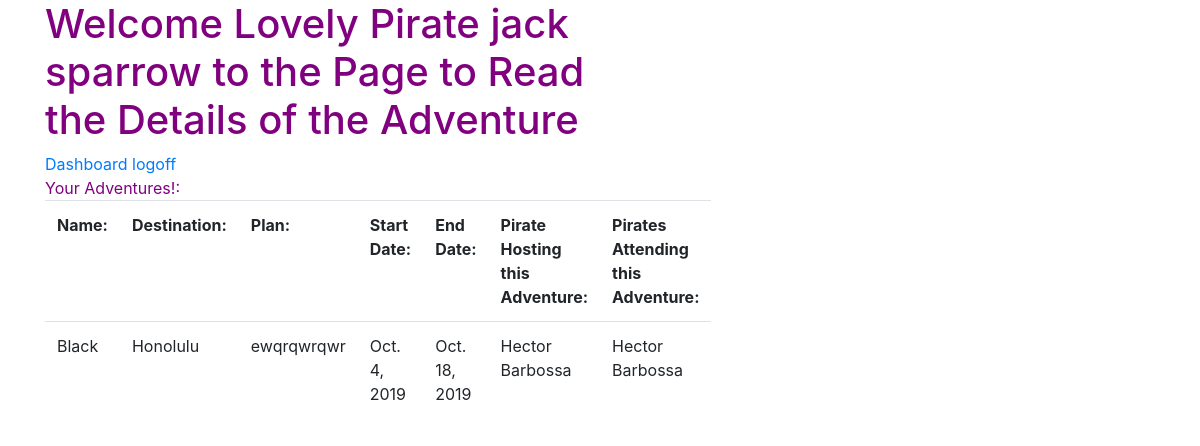
/pirates_adventure/adventures/1 (signed in), run on the app's committed database.
### log_reg_adventure_app/models.py (models this page shows)
class User(models.Model):
    first_name = models.CharField(max_length=45)
    last_name = models.CharField(max_length=45)
    alias = models.CharField(max_length=45)
    email = models.CharField(max_length=45)
    password = models.CharField(max_length=255)
    birthday = models.DateField()
    created_at = models.DateTimeField(auto_now_add=True)
    updated_at = models.DateTimeField(auto_now=True)
    objects = LoginManager()

### adventure_app/models.py (models this page shows)
class Adventure(models.Model):
    name = models.CharField(max_length=45)
    attending_adventure = models.ManyToManyField(User, related_name="pirates_attending_adventures_list", default = "")
    hosting_adventure = models.ForeignKey(User, related_name="pirates_hosting_adventures_list", default = "")
    destination = models.CharField(max_length = 255)
    start_date = models.DateField()
    end_date = models.DateField()
    plan = models.TextField()
    created_at = models.DateTimeField(auto_now_add=True)
    updated_at = models.DateTimeField(auto_now=True)
    objects = AdventureManager()

### adventure_app/views.py (the view)
# urls.py: url(r'^adventures/(?P<adventure_id>\d+)$', views.Read),
def Read(request, adventure_id):
    if 'user_id' not in request.session:
        return redirect('/')
    this_pirate_id = request.session["user_id"]
    this_pirate = User.objects.get(id=this_pirate_id)
    this_adventure = Adventure.objects.get(id=adventure_id)
    attend_list = this_adventure.attending_adventure
    host_list = this_adventure.hosting_adventure
    context = {
        'this_pirate_template': this_pirate,
        'this_adv_template': this_adventure,
        'attend_list_template': attend_list,
        'host_list_template': host_list,
    }
    return render(request, "adventure_app/read.html", context)

### adventure_app/templates/adventure_app/read.html (shortened to what this page needs)
<!DOCTYPE html>
<html>
<head>
<link rel="stylesheet" href="https://stackpath.bootstrapcdn.com/bootstrap/4.3.1/css/bootstrap.min.css">
{% load static %}
<link rel="stylesheet" href="{% static 'adventure_app/css/style.css' %}">
</head>
<body>
<div class = "container" >
    <div class = "text_left">
       <div class="row">
           <div class="col-6">
                <h1>Welcome Lovely Pirate {{this_pirate_template.first_name}} {{this_pirate_template.last_name}}  to the Page to Read the Details of the Adventure</h1>
            </div>
       </div>
       <div class="row">
            <div class="col-6">
                    <a href="/pirates_adventure/dashboard">Dashboard</a>
                    <a href= "/logout"> logoff</a>
            </div>
        </div>
    </div>
    <div class = "middle">
        <div class="row">
            <div class="col-6">
                <table class = "table">
                        <th>Name:  </th>
                        <th>Destination:  </th>
                        <th>Plan:  </th>
                        <th>Start Date:  </th>
                        <th>End Date:  </th>
                        <th>Pirate Hosting this Adventure:  </th>
                        <th>Pirates Attending this Adventure:  </th>
                        <tr>
                            <td>{{this_adv_template.name}}</td>
                            <td>{{this_adv_template.destination}}</td>
                            <td>{{this_adv_template.plan}}</td>
                            <td>{{this_adv_template.start_date}}</td>
                            <td>{{this_adv_template.end_date}}</td>
                            <td>{{this_adv_template.hosting_adventure.first_name}}  {{this_adv_template.hosting_adventure.last_name}}</td>
                            <td>{% for b in this_adv_template.attending_adventure.all %}
                                    {{b.first_name}}  {{b.last_name}}
                                {% endfor %}
                            </td>                        </tr>
                     </table>
            </div>
        </div>
    </div>
</div>
</body>
</html>

### adventure_app/static/adventure_app/css/style.css (style rules this page uses)
* { margin:0px; padding: 0px; }
.container { color: purple; }
.text_left { display:inline-block; }

### data on the page
User: first_name "jack", last_name "sparrow"
Adventure: name "Black", destination "Honolulu", plan "ewqrqwrqwr", start_date "Oct. 4, 2019", end_date "Oct. 18, 2019", hosting_adventure.first_name "Hector", hosting_adventure.last_name "Barbossa"
User: first_name "Hector", last_name "Barbossa"
